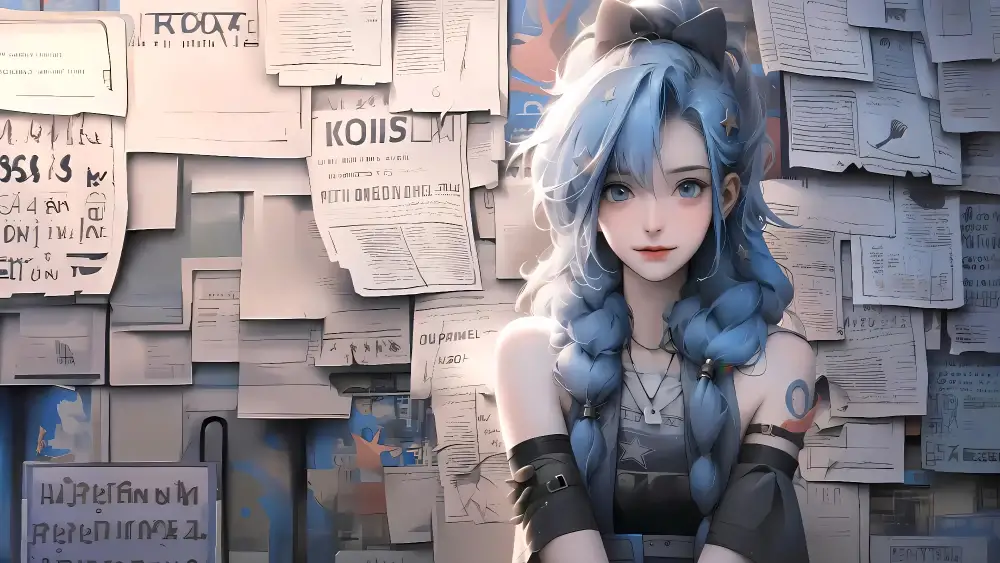
#> input picture cv4/ima.png, 1000 x 563 px
$ python 4.1.py
#> lines starting #> are read from the running program, lines starting #| are printed output that depends on the picture
import cv2
import numpy as np
from PIL import Image
# img=np.zeros((648,648,3),np.uint8)
img = np.array(Image.open("./ima.png"))
#> img is the input picture: shape (563, 1000, 3); mean R, G, B 142.9, 137.1, 143
cv2.line(img,(320,0),(328,640),(0,255,0),5,38)
cv2.line(img,(0,320),(640,328),(0,255,0),5,38)
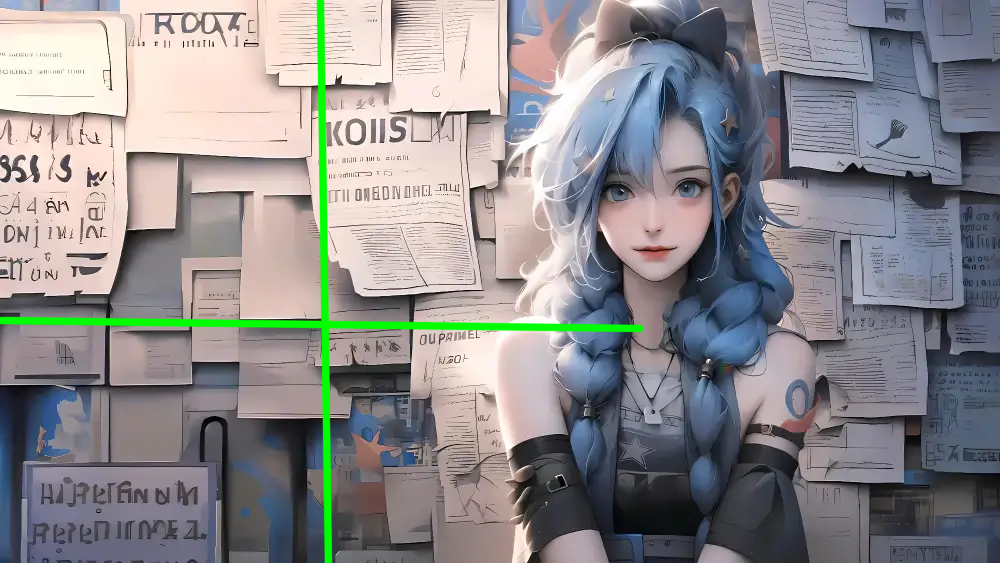
#> img: shape (563, 1000, 3); mean R, G, B 140.4, 138.8, 140.6
cv2.imshow("img",img)
cv2.waitKey()
